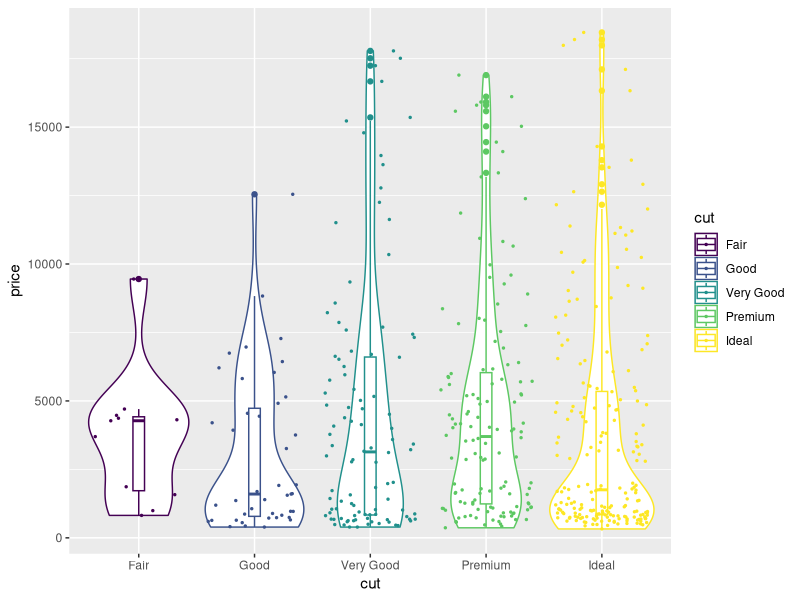

Source code (R): (Note: this script raises an error after producing the figure.)
library(ggplot2)
data(diamonds)
#View(diamonds)
q1_sample <- diamonds[seq(from =1,to=49000,by= 100),]

p <- ggplot(data = q1_sample,aes(cut,price,color = cut))+geom_violin()
p + geom_boxplot(width = 0.1) + geom_jitter(size = 0.5)+
  ggsave("violin_plot.pdf")


p <- ggplot(data = q1_sample,aes(cut,price,fill = cut))+geom_violin()
p + geom_boxplot(width = 0.1) + geom_jitter(size = 0.5)
